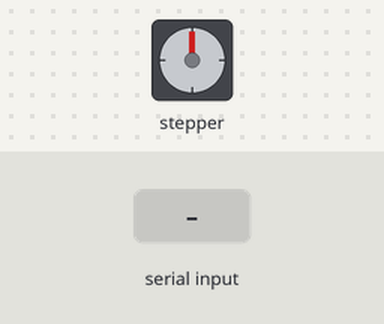
Simulated run of this sketch. Board: Arduino Uno, built with avr-gcc and run on an emulated ATmega328P. On the bench: stepper motor. Wiring (inferred from the names in the program): stepper motor driver (200 steps per turn assumed): step pin 12; direction pin 13. Inputs (shaded band) come from the test bench. What the sketch prints to the serial monitor is not drawn.

Above: at 0.9 s.
1.0 s: "GetInfo" received over Serial
2.5 s: "run" received over Serial
At 2.66 s:
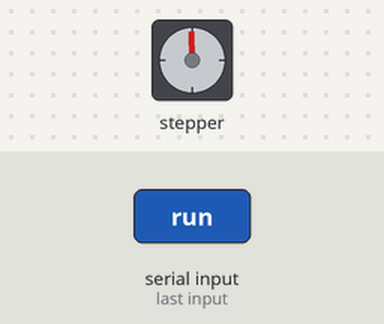
At 3.26 s:
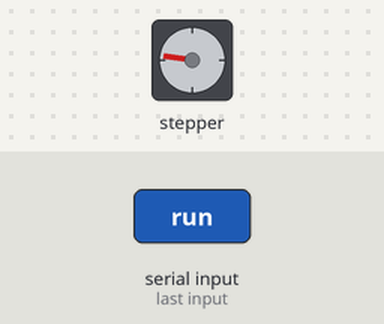
5.5 s: "right" received over Serial
At 5.66 s:
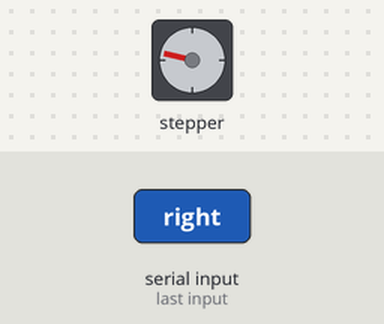
8.5 s: "left" received over Serial
Timing chart, 0 to 12.5 s (numbered marks = the images above; inputs shaded):
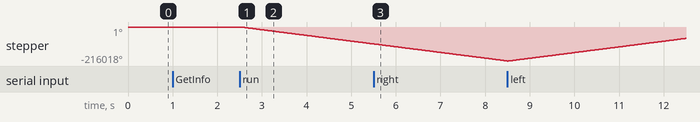

The sketch:

MotorControl.ino.ino
```cpp
// Basic Arduino server

// === Definitions =================================================

int pStep = 12;
int pDir = 13;
float period;
byte SerialOK=0;
char str[10];
int i;
boolean isRunning = false;

// === Setup =======================================================

void setup() {

  // --- Pin setup
  pinMode(pStep, OUTPUT);
  digitalWrite(pStep, LOW);
  pinMode(pDir, OUTPUT);
  digitalWrite(pDir, LOW);

  // --- Serial communication
  Serial.begin(115200);
  Serial.setTimeout(10);

  //saisie de la période
  Serial.println("enter the period");
  while(SerialOK==0){
    if(Serial.available()>0){
      delay(5);
      for(i=0;i<10;i++) str[i]=NULL;
        i=0;
      while(Serial.available()){
        str[i++]= Serial.read();
        Serial.print(str[i]);
      }
      if(atof(str)!=10) SerialOK=1;
    }
      //Serial.print("period=");
     // period = Serial.read();
      //if(period != 0){
      //  Serial.println("the period is");
      //  Serial.println(period);
      //  SerialOK=1;
     // }else Serial.println("recommence");
    //}

  }
  period = atof(str);
  Serial.println("the period is");
  Serial.println(period);
  Serial.println("le programme est pret");
}

// === Main loop ===================================================

void loop() {

  // --- Manage inputs ---------------------------------------------

  if (Serial.available()) {

    String input = Serial.readString();
    input.trim();

    // --- Get information
    if (input.equals("GetInfo")) {

      Serial.println("TheMagneticMonster");

    // --- Left
    } else if (input.equals("right")) {

      digitalWrite(pDir, LOW);
      Serial.println("LeftDir");

     // --- Right
    } else if (input.equals("left")) {

      digitalWrite(pDir, HIGH);
      Serial.println("RightDir");

    // --- Run
    } else if (input.equals("run")) {

      isRunning = true;
      Serial.println("Running");

    // --- Stop
    } else if (input.equals("stop")) {

      isRunning = false;
      Serial.println("Stop");

    }
  }

  // --- Actions ---------------------------------------------------

  if (isRunning) {

    digitalWrite(pStep, HIGH);
    delayMicroseconds(period/2);

    digitalWrite(pStep, LOW);
    delayMicroseconds(period/2);

  }

}
```

Measured:
- after the input at 1.0 s, every drawn part: stays the same
- after the input at 2.5 s, stepper: keeps turning counter-clockwise at about 36135°/s, starting at once
